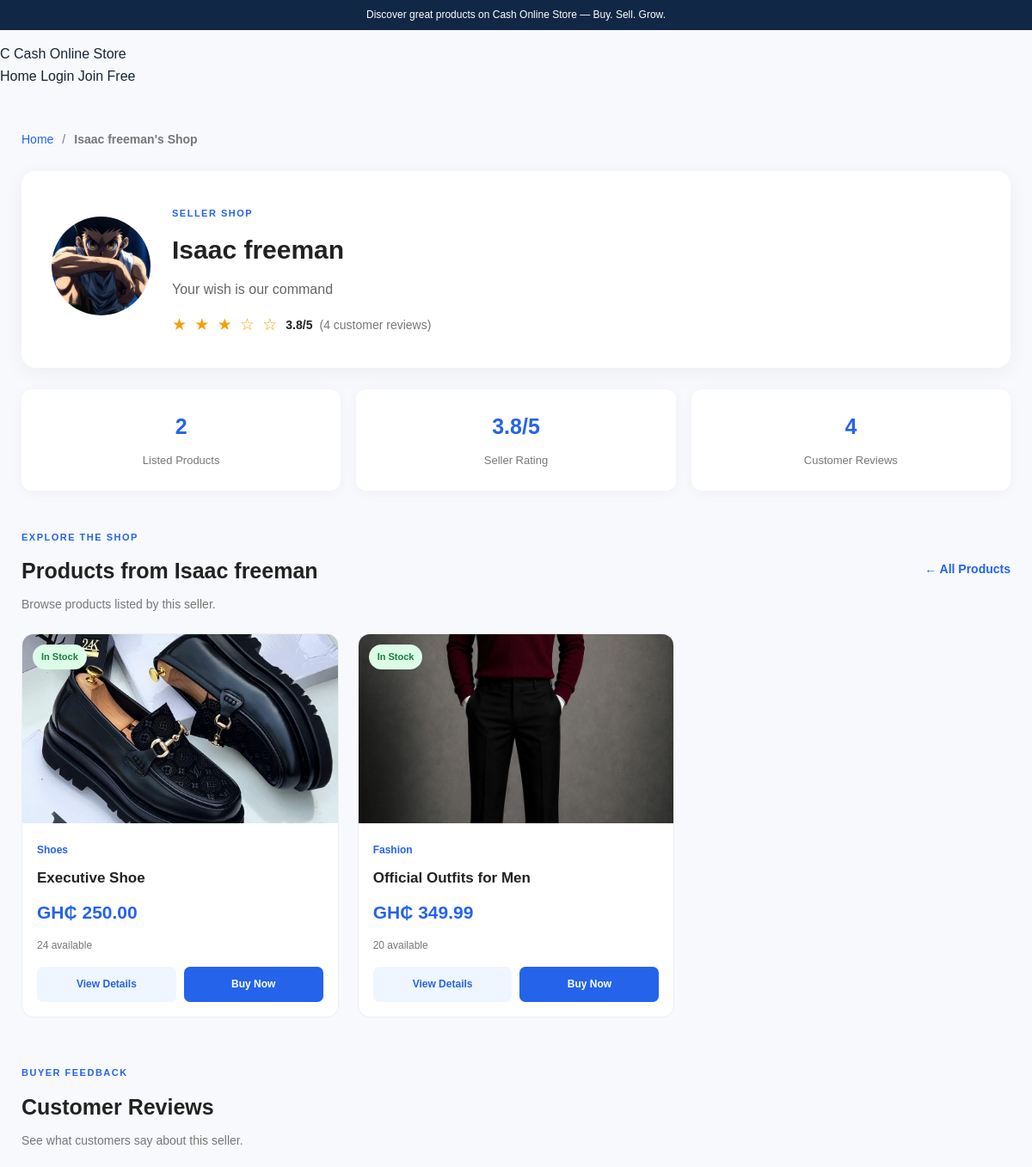
Before: /seller/1 (upper part) with the older database file.
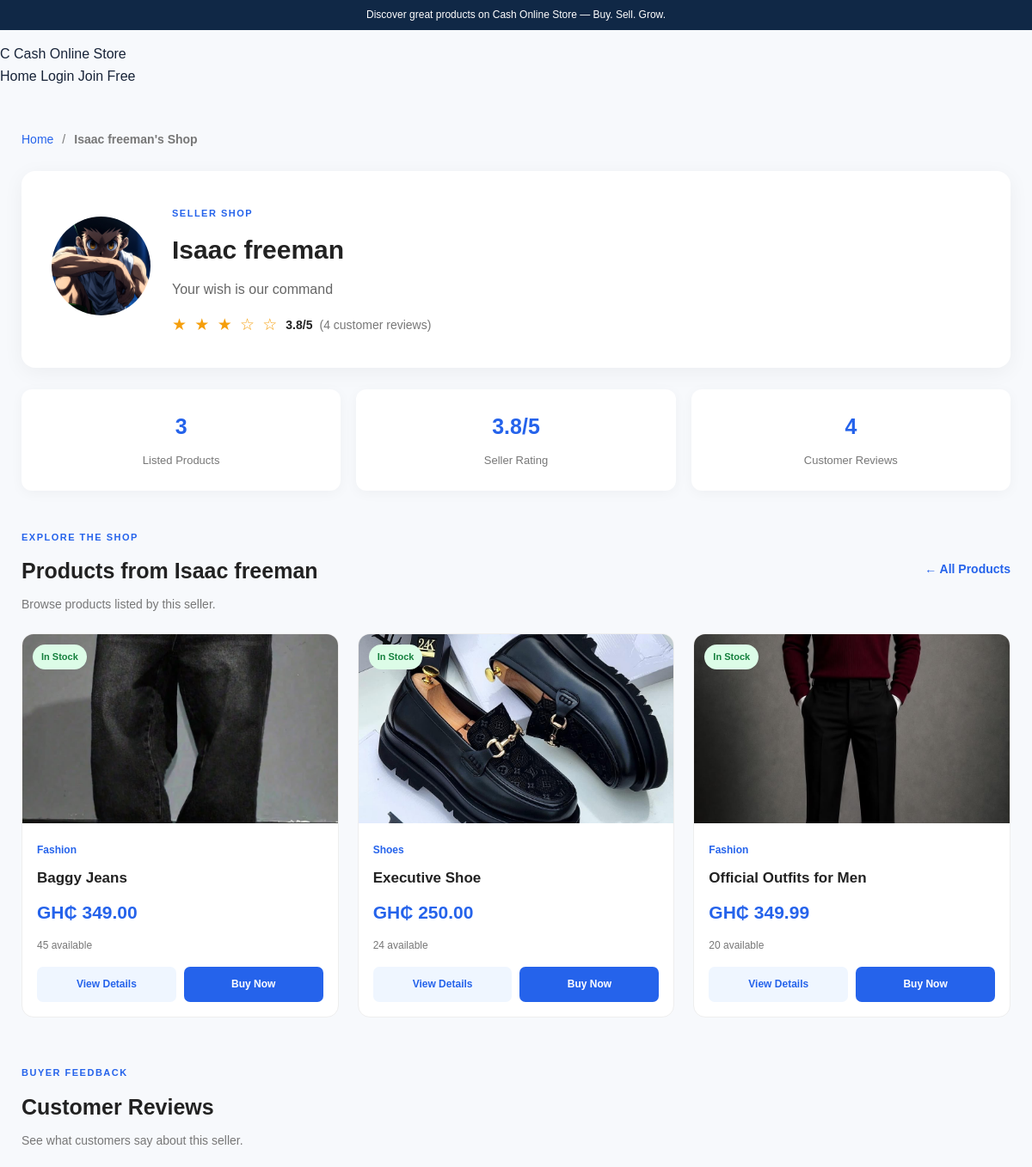
After: the same page with the newer database file.
### tables this page shows
CREATE TABLE products (
            id INTEGER PRIMARY KEY AUTOINCREMENT,
            seller_id INTEGER NOT NULL,
            name TEXT NOT NULL,
            category TEXT NOT NULL,
            price REAL NOT NULL CHECK(price >= 0),
            quantity INTEGER NOT NULL DEFAULT 1 CHECK(quantity >= 0),
            image TEXT,
            description TEXT,
            created_at TIMESTAMP DEFAULT CURRENT_TIMESTAMP, is_hidden INTEGER NOT NULL DEFAULT 0,
            FOREIGN KEY (seller_id) REFERENCES users(id)
        );

### app.py (the view)
@app.route("/seller/<int:seller_id>")
def seller_profile(seller_id):
    connection = get_db_connection()
    try:
        seller = connection.execute("""
            SELECT
                id,
                name,
                profile_image,
                shop_description,
                created_at
            FROM users
            WHERE id = ?
              AND role = 'seller'
        """, (seller_id,)).fetchone()
        if seller is None:
            abort(404)
        products = connection.execute("""
            SELECT
                p.*,
                (
                    SELECT AVG(sr.rating)
                    FROM seller_reviews AS sr
                    WHERE sr.seller_id = p.seller_id
                ) AS seller_average_rating,
                (
                    SELECT COUNT(sr.id)
                    FROM seller_reviews AS sr
                    WHERE sr.seller_id = p.seller_id
                ) AS seller_review_count
            FROM products AS p
            WHERE p.seller_id = ?
              AND p.quantity > 0
            ORDER BY p.created_at DESC, p.id DESC
        """, (seller_id,)).fetchall()
        rating = connection.execute("""
            SELECT
                AVG(rating) AS average_rating,
                COUNT(*) AS review_count
            FROM seller_reviews
            WHERE seller_id = ?
        """, (seller_id,)).fetchone()
        reviews = connection.execute("""
            SELECT
                sr.rating,
                sr.comment,
                sr.created_at,
                buyer.name AS buyer_name
            FROM seller_reviews AS sr
            JOIN users AS buyer
                ON buyer.id = sr.buyer_id
            WHERE sr.seller_id = ?
            ORDER BY sr.created_at DESC, sr.id DESC
        """, (seller_id,)).fetchall()
    finally:
        connection.close()
    return render_template(
        "seller_profile.html",
        seller=seller,
        products=products,
        average_rating=rating["average_rating"],
        review_count=rating["review_count"],
        reviews=reviews
    )

### app.py (called while the page is built, shortened)
def get_db_connection():
    connection = sqlite3.connect(DATABASE)
    connection.row_factory = sqlite3.Row
    return connection

@app.context_processor
def inject_unread_messages():
    unread_messages = 0
    return {
        "unread_messages": unread_messages
    }

### templates/seller_profile.html (shortened to what the changed rows need)
<!DOCTYPE html>
<html lang="en">
<head>
    <link rel="stylesheet"
          href="{{ url_for('static', filename='style.css') }}">
</head>
<body>
<main class="public-shop-page">
    <section class="public-seller-header">
        <div class="public-seller-info">
            <h1>{{ seller['name'] }}</h1>
            <div class="public-seller-rating">
                {% if review_count > 0 %}
                    <span class="public-rating-stars">
                        {% for star in range(1, 6) %}
                            {% if star <=
                                (average_rating | round(0, 'floor') | int) %}
                                ★
                            {% else %}
                                ☆
                            {% endif %}
                        {% endfor %}
                    </span>
                    <strong>
                        {{ "%.1f"|format(average_rating) }}/5
                    </strong>
                    <span>
                        ({{ review_count }} customer reviews)
                    </span>
                {% else %}
                    <span>No customer ratings yet</span>
                {% endif %}
            </div>
        </div>
    </section>
    <section class="public-shop-stats">
        <div class="public-shop-stat">
            <strong>{{ products|length }}</strong>
            <span>Listed Products</span>
        </div>
    </section>
    <section class="public-shop-products">
        <div class="public-section-heading">
            <div>
                <h2>Products from {{ seller['name'] }}</h2>
            </div>
        </div>
        {% if products %}
            <div class="public-shop-product-grid">
                {% for product in products %}
                    <article class="public-shop-product-card">
                        <a
                            class="public-shop-product-image"
                            href="{{ url_for('product_detail', product_id=product['id']) }}"
                        >
                            {% if product['image'] %}
                                <img
                                    src="{{ product['image'] }}"
                                    alt="{{ product['name'] }}"
                                    loading="lazy"
                                >
                            {% else %}
                                <div class="public-product-placeholder">
                                    <span>📦</span>
                                    <small>No image available</small>
                                </div>
                            {% endif %}
                            {% if product['quantity'] > 0 %}
                                <span class="public-product-status in-stock">
                                    In Stock
                                </span>
                            {% else %}
                                <span class="public-product-status out-stock">
                                    Sold Out
                                </span>
                            {% endif %}
                        </a>
                        <div class="public-shop-product-info">
                            <span class="public-product-category">
                                {{ product['category'] }}
                            </span>
                            <h3>
                                <a href="{{ url_for('product_detail', product_id=product['id']) }}">
                                    {{ product['name'] }}
                                </a>
                            </h3>
                            <div class="public-product-price">
                                GH₵ {{ "%.2f"|format(product['price']) }}
                            </div>
                            <p class="public-product-stock">
                                {% if product['quantity'] > 0 %}
                                    {{ product['quantity'] }} available
                                {% else %}
                                    Currently unavailable
                                {% endif %}
                            </p>
                            <div class="public-product-actions">
                                <a
                                    href="{{ url_for('product_detail', product_id=product['id']) }}"
                                    class="public-view-product"
                                >
                                    View Details
                                </a>
                                {% if product['quantity'] > 0 %}
                                    <a
                                        href="{{ url_for('buy_product', product_id=product['id']) }}"
                                        class="public-buy-product"
                                    >
                                        Buy Now
                                    </a>
                                {% endif %}
                            </div>
                        </div>
                    </article>
                {% endfor %}
            </div>
        {% endif %}
    </section>
    <section class="public-customer-reviews">
        <div class="public-section-heading">
            <div>
                <h2>Customer Reviews</h2>
            </div>
        </div>
    </section>
</main>
</body>
</html>

Changed rows visible on the page:
added products: image (picture), shows "In Stock", category "Fashion", name "Baggy Jeans", price "349.00", quantity "45"
Other visible differences:
{{ products|length }}: "2" → "3"
